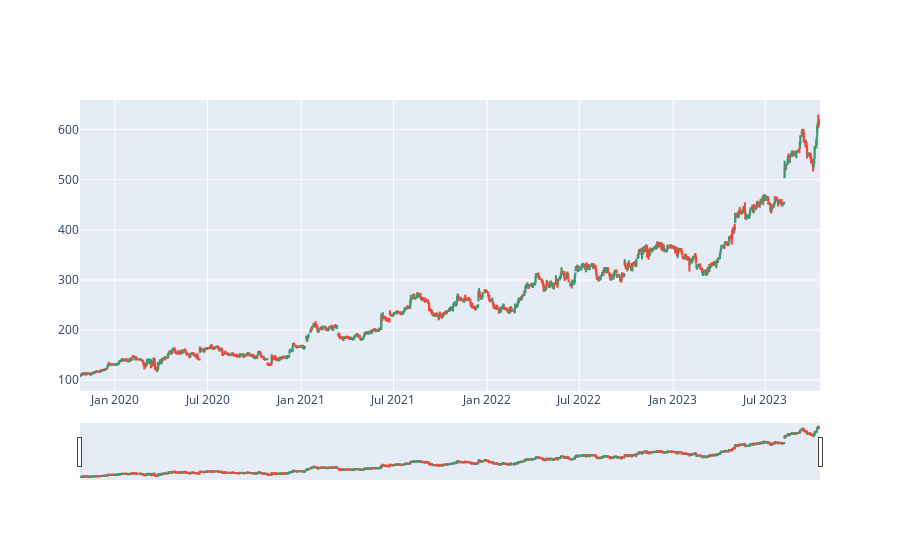

The code cell stored with this chart in its notebook:
### Code cell
import pandas as pd
import matplotlib.pyplot as plt


import plotly.graph_objects as go

import pandas as pd
from datetime import datetime

df = pd.read_csv('archive/LLY.csv')


print("Min date of dataset: ", df.date.min())
print("Max date of dataset: ", df.date.max())


df = df.tail(1000)  # Take only the last 300 days to draw the graph


fig = go.Figure(data=[go.Candlestick(x=df.date,
                open=df.open,
                high=df.high,
                low=df.low,
                close=df.close)])

fig.show()

### Figure 1 — Plotly figure (JSON) as saved in the notebook; plotly's stock layout.template omitted (floating-point values rounded to 4 significant figures; data arrays with more than 128 entries replaced by an {"elided": "..."} marker saying what was removed)
{"data": [{"close": {"elided": "1000 float values"}, "high": {"elided": "1000 float values"}, "low": {"elided": "1000 float values"}, "open": {"elided": "1000 float values"}, "type": "candlestick", "x": {"elided": "1000 str values"}}], "layout": {}}
